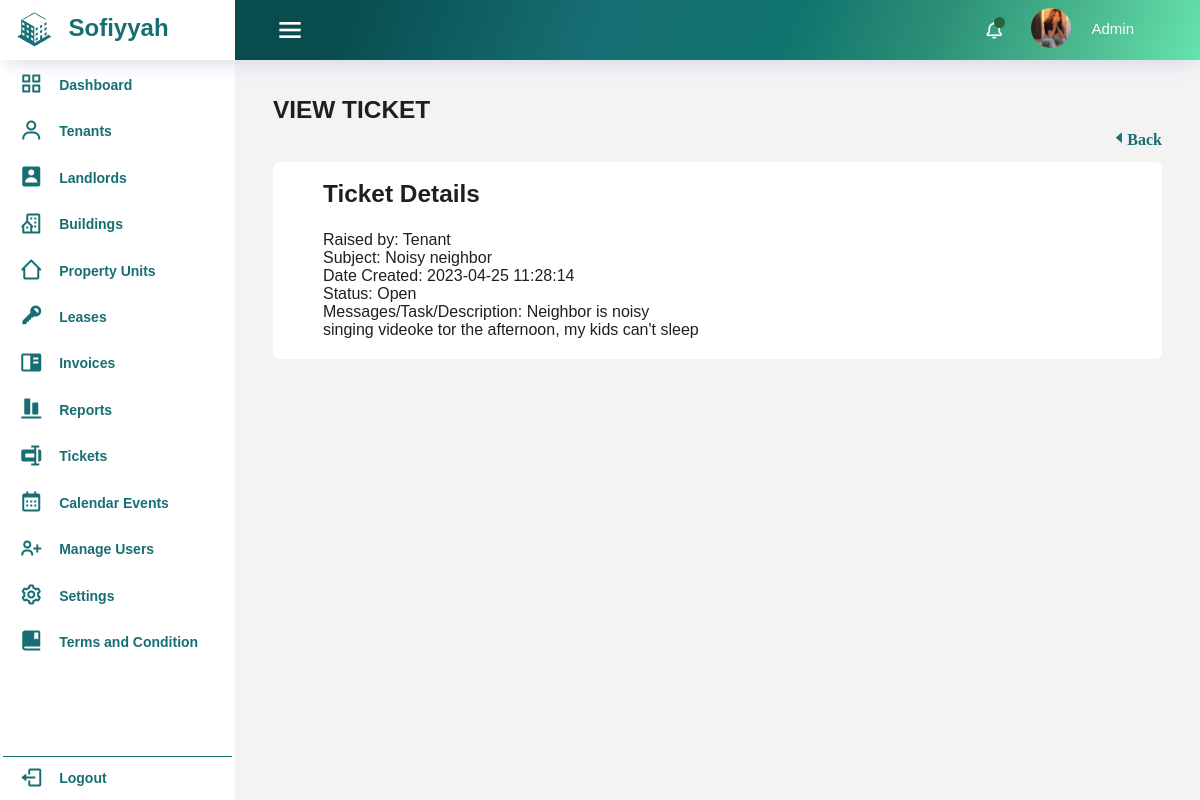
Screenshot of /tickets/view_tickets.php?id=1 (signed in) with the database file from the repository.
### tables this page shows
CREATE TABLE `tickets` (
  `id` int(11) NOT NULL,
  `raised_by` varchar(255) NOT NULL,
  `subject` varchar(255) NOT NULL,
  `date_created` datetime NOT NULL DEFAULT current_timestamp(),
  `status` set('Open','Overdue','Resolved','In Progress','Escalated','Closed') NOT NULL DEFAULT 'Open',
  `messages` text NOT NULL,
  `attachment` varchar(255) NOT NULL,
  `created_at` timestamp NOT NULL DEFAULT current_timestamp(),
  `updated_at` timestamp NOT NULL DEFAULT current_timestamp() ON UPDATE current_timestamp()
);

### tickets/view_tickets.php (the view, shortened to what this page needs)
<?php
    require_once '../includes/header.php';
    require_once '../includes/dbconfig.php';
?>
<body>
  <div class="container-scroller">
    <?php
      require_once '../includes/navbar.php';
    ?>
    <div class="container-fluid page-body-wrapper">
    <?php
        if (isset($_SESSION['user_type'])) {
            if ($_SESSION['user_type'] == 'landlord') {
                require_once '../alandlord-dash/landlord_sidebar.php';
            } elseif ($_SESSION['user_type'] == 'admin') {
                require_once '../includes/sidebar.php';
            }
        } else {
        }
    ?>
    <div class="main-panel">
      <div class="content-wrapper">
        <div class="row">
            <div class="col-12 col-xl-8 mb-4 mb-xl-0">
              <h3 class="font-weight-bolder">VIEW TICKET</h3>
            </div>
            <div class="add-page-container">
              <div class="col-md-2 d-flex justify-align-between float-right">
                <a href="tickets.php" class='bx bx-caret-left'>Back</a>
              </div>
            </div>
              <div class="col-12 grid-margin">
                <div class="card">
                  <div class="card-body">
                      <div class="col-md-12">
                        <div class="form-group-row">
                          <div class="col">
                            <h3 class="table-title fw-bolder pb-3">Ticket Details</h3>
                          </div>
                        </div>
                      <div class="col-md-6">
                       <div class="row">
                         <div class="col">
                      <?php
                      $id = $_GET['id'];
                      $sql = "SELECT * FROM tickets WHERE id = $id";
                      $result = mysqli_query($conn, $sql);
                      $row = mysqli_fetch_assoc($result);
                       echo "<span class='view_label'>Raised by:</span> <span class='view_result'>" . htmlentities($row['raised_by']) . "</span><br>";
                        echo "<span class='view_label'>Subject:</span> <span class='view_result'>" . htmlentities($row['subject']) . "</span><br>";
                        echo "<span class='view_label'>Date Created:</span> <span class='view_result'>" . htmlentities($row['date_created']) . "</span><br>";
                        echo "<span class='view_label'>Status:</span> <span class='view_result'>" . htmlentities($row['status']) . "</span><br>";
                        echo "<span class='view_label'>Messages/Task/Description:</span> <span class='view_result'>" . htmlentities($row['messages']) . "</span><br>";
      ?>
                    </div>
                        </div>
                      </div>

### css/custom.css (style rules this page uses)
:root { --fs-7: 13.4px; --fs-8: 9.2px; --fw-300: 300; --fw-500: 500; --fw-600: 600; --fw-700: 700; }
.mb-4 { font-weight: bold; }
.bx.bx-caret-left { color: #176f73; font-size: 1rem; margin-left: auto; font-weight: bold; }
*, *::before, *::after { box-sizing: border-box; }
.add-page-container { margin-bottom: 1rem; }
.card { position: relative; display: flex; flex-direction: column; min-width: 0; word-wrap: break-word; background-color: #fff; background-clip: border-box; border: 1px solid rgba(0,0,0,.125); border-radius: 1rem; }
.row>* { padding-left: calc(var(--bs-gutter-x) * .0); padding-right: calc(var(--bs-gutter-x) * .0); }
:root { --fc-small-font-size: .85em!important; --fc-page-bg-color: #fff!important; --fc-neutral-bg-color: hsla(0,0%,82%,.3)!important; --fc-neutral-text-color: grey!important; --fc-border-color: #ddd!important; --fc-button-text-color: #fff!important; --fc-button-bg-color: #2c3e50!important; --fc-button-border-color: #879baf6b!important; --fc-button-hover-bg-color: #2d6465!important; --fc-button-hover-border-color: #2d6465!important; --fc-button-active-bg-color: #115845e8!important; --fc-button-active-border-color: #115845e8!important; --fc-event-bg-color: #c3d837!important; --fc-event-border-color: #c3d837!important; --fc-event-text-color: #01105d!important; --fc-event-selected-overlay-color: rgba(0, 0, 0, 0.4)!important; --fc-more-link-bg-color: #d0d0d0!important; --fc-more-link-text-color: inherit!important; --fc-event-resizer-thickness: 8px!important; --fc-event-resizer-dot-total-width: 8px!important; --fc-event-resizer-dot-border-width: 1px!important; --fc-non-business-color: hsla(0,0%,84%,.3)!important; --fc-bg-event-color: #8be347!important; --fc-bg-event-opacity: 0.3!important; --fc-highlight-color: rgba(168, 232, 245, 0.3)!important; --fc-today-bg-color: rgb(46 112 179 / 10%)!important; --fc-now-indicator-color: red; }

### rows the page displays
tickets: raised_by "Tenant", subject "Noisy neighbor", date_created "2023-04-25 11:28:14", status "Open", messages "Neighbor is noisy singing videoke tor the afternoon, my kids can't sleep"

### other values shown
$_SESSION['username'] "Admin"
